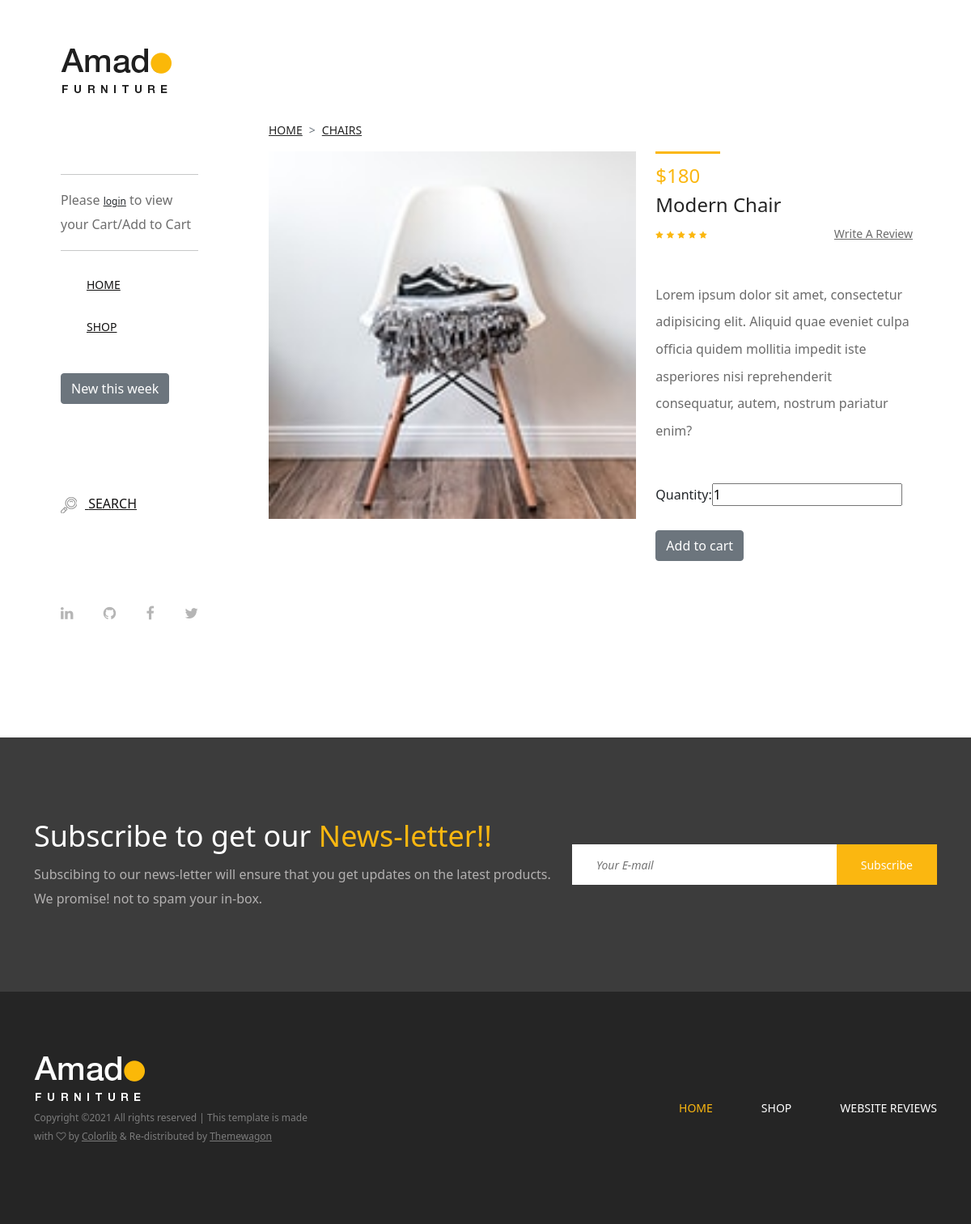
Before: /product/detail/1 with the older database file.
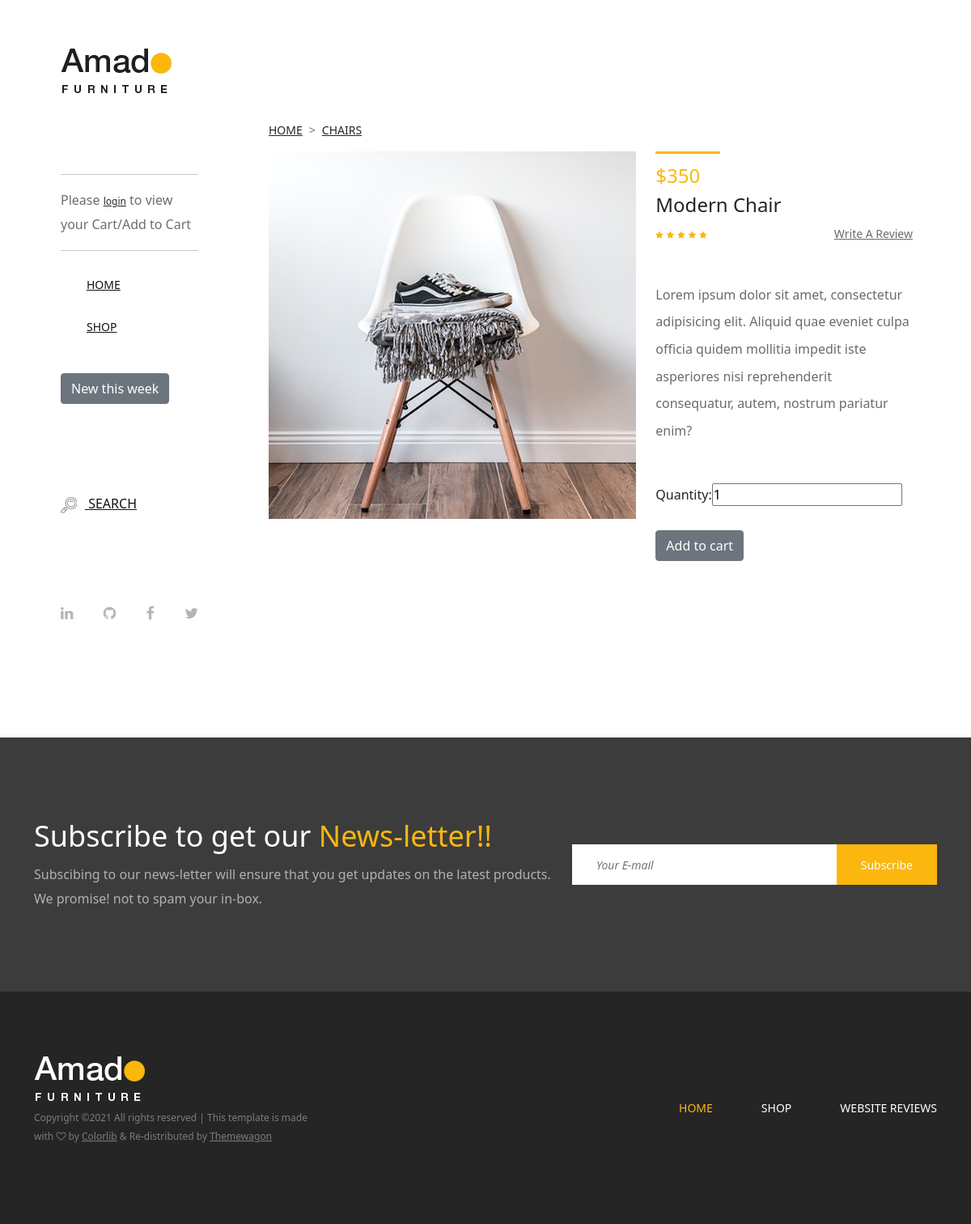
After: the same page with the newer database file.
### main/models.py (models this page shows, shortened)
class Product(models.Model):
    Category_choices = [
    ('chairs', 'chairs'),
    ('beds', 'beds'),
    ('tables', 'tables'),
    ('home_deco', 'home_deco'),
    ('dressings', 'dressings')
]
    name = models.CharField(max_length=100)
    price = models.IntegerField(null=False, blank=False)
    image = models.ImageField(upload_to ='products/')
    category = models.CharField(choices=Category_choices, max_length=50)
    date = models.DateTimeField(default=datetime.now)

### main/views.py (the view)
# urls.py: path('product/detail/<int:pk>', ProductDetailView.as_view(), name='product_detail'),
class ProductDetailView(View):
    def get(self, request, pk, *args, **kwargs):
        product = Product.objects.get(pk=pk)
        form = AddToCartForm()
        if not request.user.is_authenticated:
             total_no_of_products = 0
        else:
            cart_objects = Cart.objects.filter(user = request.user)
            total_no_of_products = cart_objects.count()
        context = {
            'product': product,
            'form': form,
            'total_no_of_products': total_no_of_products,
        }
        return render(request, 'main/product-details.html', context)

### main/forms.py
class AddToCartForm(models.ModelForm):
    class Meta:
        model = Cart
        fields = ['quantity',]

### main/templates/main/product-details.html (shortened to what this page needs)
{% extends 'main/base.html' %}
{% block content %}
        <div class="single-product-area section-padding-100 clearfix">
            <div class="container-fluid">
                <div class="row">
                    <div class="col-12">
                        <nav aria-label="breadcrumb">
                            <ol class="breadcrumb mt-50">
                                <li class="breadcrumb-item"><a href="{% url 'index' %}">Home</a></li>
                                <li class="breadcrumb-item"><a href="{% url 'category' product.category %}">{{ product.category }}</a></li>
                            </ol>
                        </nav>
                    </div>
                </div>
                <div class="row">
                    <div class="col-12 col-lg-7">
                        <div class="single_product_thumb">
                            <div id="product_details_slider" class="carousel slide" data-ride="carousel">
                                <img src="{{ product.image.url }}" alt="product image" width="500">
                            </div>
                        </div>
                    </div>
                    <div class="col-12 col-lg-5">
                        <div class="single_product_desc">
                            <div class="product-meta-data">
                                <div class="line"></div>
                                <p class="product-price">${{ product.price }}</p>
                                    <h4>{{ product.name }}</h4>
                                <div class="ratings-review mb-15 d-flex align-items-center justify-content-between">
                                    <div class="ratings">
                                        <i class="fa fa-star" aria-hidden="true"></i>
                                        <i class="fa fa-star" aria-hidden="true"></i>
                                        <i class="fa fa-star" aria-hidden="true"></i>
                                        <i class="fa fa-star" aria-hidden="true"></i>
                                        <i class="fa fa-star" aria-hidden="true"></i>
                                    </div>
                                    <div class="review">
                                        <a href="#">Write A Review</a>
                                    </div>
                                </div>
                            </div>
                            <div class="short_overview my-5">
                                <p>Lorem ipsum dolor sit amet, consectetur adipisicing elit. Aliquid quae eveniet culpa officia quidem mollitia impedit iste asperiores nisi reprehenderit consequatur, autem, nostrum pariatur enim?</p>
                            </div>
                            <form class="cart clearfix" method="post" action="{% url 'add_cart' product.pk %}">
                                {{ form }}
                                <br><br>
                                <button class="btn btn-secondary">Add to cart</button>
                            </form>
                        </div>
                    </div>
                </div>
            </div>
        </div>
    </div>
{% endblock content %}

Changed rows visible on the page:
changed Product "Modern Chair": image: a different picture; price "180" → "350"
